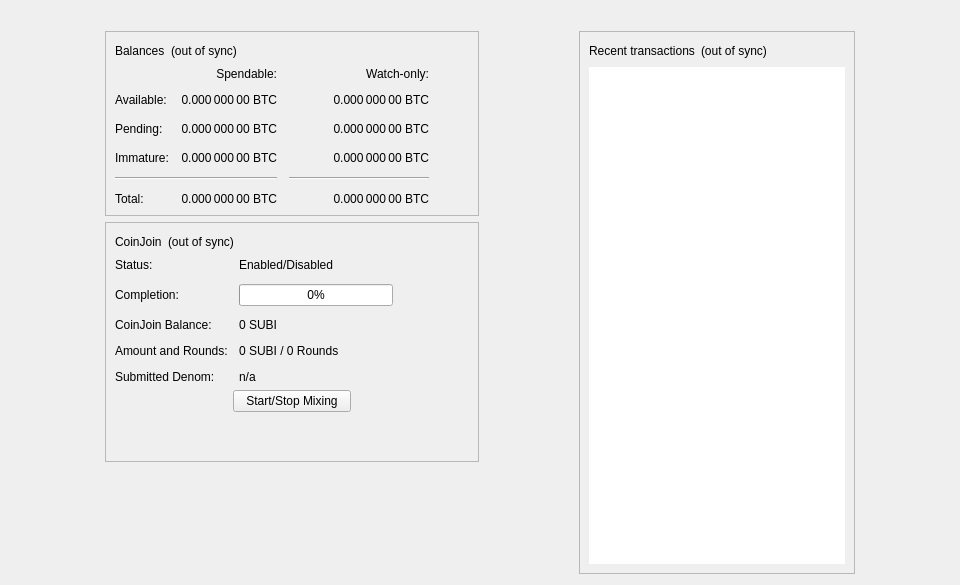
<?xml version="1.0" encoding="UTF-8"?>
<ui version="4.0">
 <class>OverviewPage</class>
 <widget class="QWidget" name="OverviewPage">
  <property name="geometry">
   <rect>
    <x>0</x>
    <y>0</y>
    <width>960</width>
    <height>585</height>
   </rect>
  </property>
  <property name="minimumSize">
   <size>
    <width>960</width>
    <height>0</height>
   </size>
  </property>
  <property name="windowTitle">
   <string>Form</string>
  </property>
  <layout class="QVBoxLayout" name="topLayout">
   <item>
    <widget class="QLabel" name="labelAlerts">
     <property name="visible">
      <bool>false</bool>
     </property>
     <property name="wordWrap">
      <bool>true</bool>
     </property>
     <property name="margin">
      <number>3</number>
     </property>
     <property name="textInteractionFlags">
      <set>Qt::TextSelectableByMouse</set>
     </property>
    </widget>
   </item>
   <item>
    <layout class="QHBoxLayout" name="horizontalLayout" stretch="1,0,1,0,1">
     <item>
      <spacer name="horizontalSpacerLeft">
       <property name="orientation">
        <enum>Qt::Horizontal</enum>
       </property>
       <property name="sizeType">
        <enum>QSizePolicy::Preferred</enum>
       </property>
       <property name="sizeHint" stdset="0">
        <size>
         <width>10</width>
         <height>20</height>
        </size>
       </property>
      </spacer>
     </item>
     <item>
      <layout class="QVBoxLayout" name="verticalLayout_2">
       <item>
        <widget class="QFrame" name="frame">
         <property name="frameShape">
          <enum>QFrame::StyledPanel</enum>
         </property>
         <property name="frameShadow">
          <enum>QFrame::Raised</enum>
         </property>
         <layout class="QVBoxLayout" name="verticalLayout_4">
          <item>
           <layout class="QHBoxLayout" name="horizontalLayout_4">
            <item>
             <widget class="QLabel" name="label_5">
              <property name="text">
               <string>Balances</string>
              </property>
             </widget>
            </item>
            <item>
             <widget class="QLabel" name="labelWalletStatus">
              <property name="toolTip">
               <string>The displayed information may be out of date. Your wallet automatically synchronizes with the Subi network after a connection is established, but this process has not completed yet.</string>
              </property>
              <property name="text">
               <string notr="true">(out of sync)</string>
              </property>
              <property name="alignment">
               <set>Qt::AlignLeading|Qt::AlignLeft|Qt::AlignVCenter</set>
              </property>
             </widget>
            </item>
            <item>
             <spacer name="horizontalSpacer_3">
              <property name="orientation">
               <enum>Qt::Horizontal</enum>
              </property>
              <property name="sizeHint" stdset="0">
               <size>
                <width>40</width>
                <height>20</height>
               </size>
              </property>
             </spacer>
            </item>
           </layout>
          </item>
          <item>
           <layout class="QGridLayout" name="gridLayout">
            <property name="spacing">
             <number>12</number>
            </property>
            <item row="2" column="2">
             <widget class="QLabel" name="labelWatchPending">
              <property name="cursor">
               <cursorShape>IBeamCursor</cursorShape>
              </property>
              <property name="toolTip">
               <string>Unconfirmed transactions to watch-only addresses</string>
              </property>
              <property name="text">
               <string notr="true">0.000 000 00 BTC</string>
              </property>
              <property name="alignment">
               <set>Qt::AlignRight|Qt::AlignTrailing|Qt::AlignVCenter</set>
              </property>
              <property name="textInteractionFlags">
               <set>Qt::LinksAccessibleByMouse|Qt::TextSelectableByKeyboard|Qt::TextSelectableByMouse</set>
              </property>
             </widget>
            </item>
            <item row="2" column="1">
             <widget class="QLabel" name="labelUnconfirmed">
              <property name="cursor">
               <cursorShape>IBeamCursor</cursorShape>
              </property>
              <property name="toolTip">
               <string>Total of transactions that have yet to be confirmed, and do not yet count toward the spendable balance</string>
              </property>
              <property name="text">
               <string notr="true">0.000 000 00 BTC</string>
              </property>
              <property name="alignment">
               <set>Qt::AlignRight|Qt::AlignTrailing|Qt::AlignVCenter</set>
              </property>
              <property name="textInteractionFlags">
               <set>Qt::LinksAccessibleByMouse|Qt::TextSelectableByKeyboard|Qt::TextSelectableByMouse</set>
              </property>
             </widget>
            </item>
            <item row="3" column="2">
             <widget class="QLabel" name="labelWatchImmature">
              <property name="cursor">
               <cursorShape>IBeamCursor</cursorShape>
              </property>
              <property name="toolTip">
               <string>Mined balance in watch-only addresses that has not yet matured</string>
              </property>
              <property name="text">
               <string notr="true">0.000 000 00 BTC</string>
              </property>
              <property name="alignment">
               <set>Qt::AlignRight|Qt::AlignTrailing|Qt::AlignVCenter</set>
              </property>
              <property name="textInteractionFlags">
               <set>Qt::LinksAccessibleByMouse|Qt::TextSelectableByKeyboard|Qt::TextSelectableByMouse</set>
              </property>
             </widget>
            </item>
            <item row="4" column="0" colspan="2">
             <widget class="Line" name="lineSpendableBalance">
              <property name="orientation">
               <enum>Qt::Horizontal</enum>
              </property>
             </widget>
            </item>
            <item row="4" column="2">
             <widget class="Line" name="lineWatchBalance">
              <property name="sizePolicy">
               <sizepolicy hsizetype="Preferred" vsizetype="Fixed">
                <horstretch>0</horstretch>
                <verstretch>0</verstretch>
               </sizepolicy>
              </property>
              <property name="minimumSize">
               <size>
                <width>140</width>
                <height>0</height>
               </size>
              </property>
              <property name="orientation">
               <enum>Qt::Horizontal</enum>
              </property>
             </widget>
            </item>
            <item row="5" column="0">
             <widget class="QLabel" name="labelTotalText">
              <property name="text">
               <string>Total:</string>
              </property>
             </widget>
            </item>
            <item row="3" column="1">
             <widget class="QLabel" name="labelImmature">
              <property name="cursor">
               <cursorShape>IBeamCursor</cursorShape>
              </property>
              <property name="toolTip">
               <string>Mined balance that has not yet matured</string>
              </property>
              <property name="text">
               <string notr="true">0.000 000 00 BTC</string>
              </property>
              <property name="alignment">
               <set>Qt::AlignRight|Qt::AlignTrailing|Qt::AlignVCenter</set>
              </property>
              <property name="textInteractionFlags">
               <set>Qt::LinksAccessibleByMouse|Qt::TextSelectableByKeyboard|Qt::TextSelectableByMouse</set>
              </property>
             </widget>
            </item>
            <item row="2" column="3">
             <spacer name="horizontalSpacer_2">
              <property name="orientation">
               <enum>Qt::Horizontal</enum>
              </property>
              <property name="sizeHint" stdset="0">
               <size>
                <width>40</width>
                <height>20</height>
               </size>
              </property>
             </spacer>
            </item>
            <item row="3" column="0">
             <widget class="QLabel" name="labelImmatureText">
              <property name="text">
               <string>Immature:</string>
              </property>
             </widget>
            </item>
            <item row="5" column="1">
             <widget class="QLabel" name="labelTotal">
              <property name="cursor">
               <cursorShape>IBeamCursor</cursorShape>
              </property>
              <property name="toolTip">
               <string>Your current total balance</string>
              </property>
              <property name="text">
               <string notr="true">0.000 000 00 BTC</string>
              </property>
              <property name="alignment">
               <set>Qt::AlignRight|Qt::AlignTrailing|Qt::AlignVCenter</set>
              </property>
              <property name="textInteractionFlags">
               <set>Qt::LinksAccessibleByMouse|Qt::TextSelectableByKeyboard|Qt::TextSelectableByMouse</set>
              </property>
             </widget>
            </item>
            <item row="5" column="2">
             <widget class="QLabel" name="labelWatchTotal">
              <property name="cursor">
               <cursorShape>IBeamCursor</cursorShape>
              </property>
              <property name="toolTip">
               <string>Current total balance in watch-only addresses</string>
              </property>
              <property name="text">
               <string notr="true">0.000 000 00 BTC</string>
              </property>
              <property name="alignment">
               <set>Qt::AlignRight|Qt::AlignTrailing|Qt::AlignVCenter</set>
              </property>
              <property name="textInteractionFlags">
               <set>Qt::LinksAccessibleByMouse|Qt::TextSelectableByKeyboard|Qt::TextSelectableByMouse</set>
              </property>
             </widget>
            </item>
            <item row="0" column="2">
             <widget class="QLabel" name="labelWatchonly">
              <property name="text">
               <string>Watch-only:</string>
              </property>
              <property name="alignment">
               <set>Qt::AlignRight|Qt::AlignTrailing|Qt::AlignVCenter</set>
              </property>
             </widget>
            </item>
            <item row="1" column="0">
             <widget class="QLabel" name="labelBalanceText">
              <property name="text">
               <string>Available:</string>
              </property>
             </widget>
            </item>
            <item row="1" column="1">
             <widget class="QLabel" name="labelBalance">
              <property name="cursor">
               <cursorShape>IBeamCursor</cursorShape>
              </property>
              <property name="toolTip">
               <string>Your current spendable balance</string>
              </property>
              <property name="text">
               <string notr="true">0.000 000 00 BTC</string>
              </property>
              <property name="alignment">
               <set>Qt::AlignRight|Qt::AlignTrailing|Qt::AlignVCenter</set>
              </property>
              <property name="textInteractionFlags">
               <set>Qt::LinksAccessibleByMouse|Qt::TextSelectableByKeyboard|Qt::TextSelectableByMouse</set>
              </property>
             </widget>
            </item>
            <item row="1" column="2">
             <widget class="QLabel" name="labelWatchAvailable">
              <property name="cursor">
               <cursorShape>IBeamCursor</cursorShape>
              </property>
              <property name="toolTip">
               <string>Your current balance in watch-only addresses</string>
              </property>
              <property name="text">
               <string notr="true">0.000 000 00 BTC</string>
              </property>
              <property name="alignment">
               <set>Qt::AlignRight|Qt::AlignTrailing|Qt::AlignVCenter</set>
              </property>
              <property name="textInteractionFlags">
               <set>Qt::LinksAccessibleByMouse|Qt::TextSelectableByKeyboard|Qt::TextSelectableByMouse</set>
              </property>
             </widget>
            </item>
            <item row="2" column="0">
             <widget class="QLabel" name="labelPendingText">
              <property name="text">
               <string>Pending:</string>
              </property>
             </widget>
            </item>
            <item row="0" column="1">
             <widget class="QLabel" name="labelSpendable">
              <property name="text">
               <string>Spendable:</string>
              </property>
              <property name="alignment">
               <set>Qt::AlignRight|Qt::AlignTrailing|Qt::AlignVCenter</set>
              </property>
             </widget>
            </item>
           </layout>
          </item>
         </layout>
        </widget>
       </item>
       <item>
        <widget class="QFrame" name="frameCoinJoin">
         <property name="layoutDirection">
          <enum>Qt::LeftToRight</enum>
         </property>
         <property name="frameShape">
          <enum>QFrame::StyledPanel</enum>
         </property>
         <property name="frameShadow">
          <enum>QFrame::Raised</enum>
         </property>
         <layout class="QVBoxLayout" name="VerticalLayout_PS1">
          <item>
           <layout class="QHBoxLayout" name="horizontalLayout_5">
            <item>
             <widget class="QLabel" name="labelCoinJoinHeader">
              <property name="text">
               <string notr="true">CoinJoin</string>
              </property>
             </widget>
            </item>
            <item>
             <widget class="QLabel" name="labelCoinJoinSyncStatus">
              <property name="toolTip">
               <string>The displayed information may be out of date. Your wallet automatically synchronizes with the Subi network after a connection is established, but this process has not completed yet.</string>
              </property>
              <property name="text">
               <string notr="true">(out of sync)</string>
              </property>
              <property name="alignment">
               <set>Qt::AlignLeading|Qt::AlignLeft|Qt::AlignVCenter</set>
              </property>
             </widget>
            </item>
            <item>
             <spacer name="horizontalSpacer_4">
              <property name="orientation">
               <enum>Qt::Horizontal</enum>
              </property>
              <property name="sizeHint" stdset="0">
               <size>
                <width>40</width>
                <height>20</height>
               </size>
              </property>
             </spacer>
            </item>
           </layout>
          </item>
          <item>
           <layout class="QFormLayout" name="coinJoinFormLayout">
            <property name="fieldGrowthPolicy">
             <enum>QFormLayout::AllNonFixedFieldsGrow</enum>
            </property>
            <property name="horizontalSpacing">
             <number>11</number>
            </property>
            <property name="verticalSpacing">
             <number>12</number>
            </property>
            <item row="0" column="0">
             <widget class="QLabel" name="labelCoinJoinEnabledText">
              <property name="text">
               <string>Status:</string>
              </property>
             </widget>
            </item>
            <item row="0" column="1">
             <widget class="QLabel" name="labelCoinJoinEnabled">
              <property name="text">
               <string>Enabled/Disabled</string>
              </property>
             </widget>
            </item>
            <item row="1" column="0">
             <widget class="QLabel" name="labelCompletitionText">
              <property name="text">
               <string>Completion:</string>
              </property>
             </widget>
            </item>
            <item row="1" column="1">
             <widget class="QProgressBar" name="coinJoinProgress">
              <property name="maximumSize">
               <size>
                <width>154</width>
                <height>16777215</height>
               </size>
              </property>
              <property name="value">
               <number>0</number>
              </property>
             </widget>
            </item>
            <item row="2" column="0">
             <widget class="QLabel" name="labelAnonymizedText">
              <property name="text">
               <string notr="true">CoinJoin Balance:</string>
              </property>
             </widget>
            </item>
            <item row="2" column="1">
             <widget class="QLabel" name="labelAnonymized">
              <property name="text">
               <string notr="true">0 SUBI</string>
              </property>
             </widget>
            </item>
            <item row="3" column="0">
             <widget class="QLabel" name="labelAmountAndRoundsText">
              <property name="text">
               <string>Amount and Rounds:</string>
              </property>
             </widget>
            </item>
            <item row="3" column="1">
             <widget class="QLabel" name="labelAmountRounds">
              <property name="text">
               <string notr="true">0 SUBI / 0 Rounds</string>
              </property>
             </widget>
            </item>
            <item row="4" column="0">
             <widget class="QLabel" name="labelSubmittedDenomText">
              <property name="text">
               <string>Submitted Denom:</string>
              </property>
             </widget>
            </item>
            <item row="4" column="1">
             <widget class="QLabel" name="labelSubmittedDenom">
              <property name="toolTip">
               <string>The denominations you submitted to the Smartnode.&lt;br&gt;To mix, other users must submit the exact same denominations.</string>
              </property>
              <property name="text">
               <string>n/a</string>
              </property>
              <property name="wordWrap">
               <bool>true</bool>
              </property>
             </widget>
            </item>
           </layout>
          </item>
          <item>
           <layout class="QVBoxLayout" name="VerticalLayout_PS">
            <item>
             <layout class="QHBoxLayout" name="horizontalLayout_3">
              <property name="topMargin">
               <number>0</number>
              </property>
              <item>
               <spacer name="horizontalSpacer_5">
                <property name="orientation">
                 <enum>Qt::Horizontal</enum>
                </property>
                <property name="sizeHint" stdset="0">
                 <size>
                  <width>40</width>
                  <height>20</height>
                 </size>
                </property>
               </spacer>
              </item>
              <item>
               <widget class="QPushButton" name="toggleCoinJoin">
                <property name="sizePolicy">
                 <sizepolicy hsizetype="MinimumExpanding" vsizetype="Fixed">
                  <horstretch>0</horstretch>
                  <verstretch>0</verstretch>
                 </sizepolicy>
                </property>
                <property name="text">
                 <string>Start/Stop Mixing</string>
                </property>
               </widget>
              </item>
              <item>
               <spacer name="horizontalSpacer_6">
                <property name="orientation">
                 <enum>Qt::Horizontal</enum>
                </property>
                <property name="sizeHint" stdset="0">
                 <size>
                  <width>40</width>
                  <height>20</height>
                 </size>
                </property>
               </spacer>
              </item>
             </layout>
            </item>
            <item>
             <spacer name="verticalSpacer_3">
              <property name="orientation">
               <enum>Qt::Vertical</enum>
              </property>
              <property name="sizeHint" stdset="0">
               <size>
                <width>20</width>
                <height>40</height>
               </size>
              </property>
             </spacer>
            </item>
           </layout>
          </item>
         </layout>
        </widget>
       </item>
       <item>
        <spacer name="verticalSpacer">
         <property name="orientation">
          <enum>Qt::Vertical</enum>
         </property>
         <property name="sizeHint" stdset="0">
          <size>
           <width>20</width>
           <height>40</height>
          </size>
         </property>
        </spacer>
       </item>
      </layout>
     </item>
     <item>
      <spacer name="horizontalSpacerCenter">
       <property name="orientation">
        <enum>Qt::Horizontal</enum>
       </property>
       <property name="sizeHint" stdset="0">
        <size>
         <width>10</width>
         <height>20</height>
        </size>
       </property>
      </spacer>
     </item>
     <item>
      <layout class="QVBoxLayout" name="verticalLayout_3">
       <item>
        <widget class="QFrame" name="frame_2">
         <property name="frameShape">
          <enum>QFrame::StyledPanel</enum>
         </property>
         <property name="frameShadow">
          <enum>QFrame::Raised</enum>
         </property>
         <layout class="QVBoxLayout" name="verticalLayout">
          <item>
           <layout class="QHBoxLayout" name="horizontalLayout_2">
            <item>
             <widget class="QLabel" name="label_4">
              <property name="text">
               <string>Recent transactions</string>
              </property>
             </widget>
            </item>
            <item>
             <widget class="QLabel" name="labelTransactionsStatus">
              <property name="toolTip">
               <string>The displayed information may be out of date. Your wallet automatically synchronizes with the Subi network after a connection is established, but this process has not completed yet.</string>
              </property>
              <property name="text">
               <string notr="true">(out of sync)</string>
              </property>
              <property name="alignment">
               <set>Qt::AlignLeading|Qt::AlignLeft|Qt::AlignVCenter</set>
              </property>
             </widget>
            </item>
            <item>
             <spacer name="horizontalSpacer">
              <property name="orientation">
               <enum>Qt::Horizontal</enum>
              </property>
              <property name="sizeHint" stdset="0">
               <size>
                <width>40</width>
                <height>20</height>
               </size>
              </property>
             </spacer>
            </item>
           </layout>
          </item>
          <item>
           <widget class="QListView" name="listTransactions">
            <property name="frameShape">
             <enum>QFrame::NoFrame</enum>
            </property>
            <property name="verticalScrollBarPolicy">
             <enum>Qt::ScrollBarAlwaysOff</enum>
            </property>
            <property name="horizontalScrollBarPolicy">
             <enum>Qt::ScrollBarAlwaysOff</enum>
            </property>
            <property name="selectionMode">
             <enum>QAbstractItemView::NoSelection</enum>
            </property>
           </widget>
          </item>
         </layout>
        </widget>
       </item>
      </layout>
     </item>
     <item>
      <spacer name="horizontalSpacerRight">
       <property name="orientation">
        <enum>Qt::Horizontal</enum>
       </property>
       <property name="sizeType">
        <enum>QSizePolicy::Preferred</enum>
       </property>
       <property name="sizeHint" stdset="0">
        <size>
         <width>10</width>
         <height>20</height>
        </size>
       </property>
      </spacer>
     </item>
    </layout>
   </item>
  </layout>
 </widget>
 <resources/>
 <connections/>
</ui>
